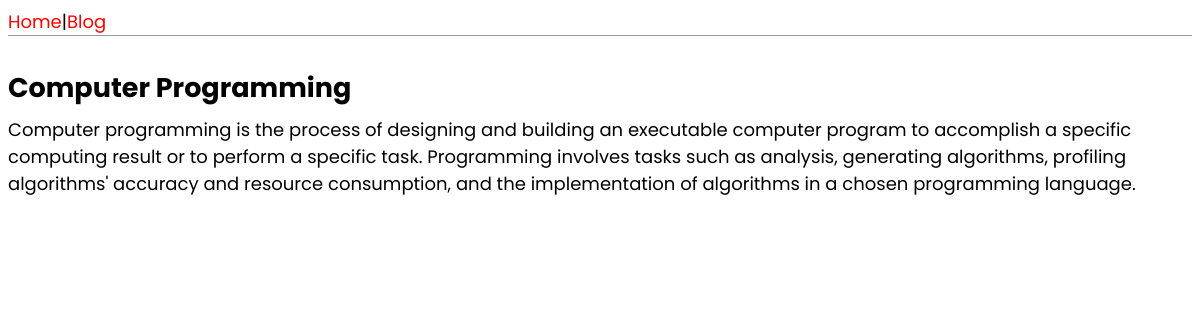
Page /blog/1/ on the committed database.
### pages/models.py (models this page shows, shortened)
class Blog(models.Model):
    title = models.CharField(max_length=200)
    author = models.ForeignKey(
        'auth.User',
        on_delete=models.CASCADE,
    )
    body = models.TextField()

### pages/views.py (the view)
# urls.py: path('blog/<int:pk>/', BlogDetailView.as_view(), name='blog_detail')
class BlogDetailView(DetailView):
    model = Blog
    template_name = 'blog_detail.html'

### pages/templates/blog_detail.html
{% extends 'base.html' %}
{% block content %}
<div class="post-entry">
    <h2>{{ object.title }}</h2>
    <p>{{ object.body }}</p>
</div>
{% endblock %}

### static/css/base.css (style rules this page uses)
body { font-family: "Poppins", sans-serif; font-size: 18px; }
.post-entry { margin-bottom: 2rem; }
.post-entry h2 { margin: 0.5rem 0; }
.post-entry p { margin: 0; font-weight: 400; }

### rows in the picture
Blog: title "Computer Programming", body "Computer programming is the process of designing and building an executable computer program to accomplish a specific computing result or to perform a specific task. Programming involves tasks such as analysis, generating algorithms, profiling algorithms' accuracy and resource consumption, and the implementation of algorithms in a chosen programming language."
